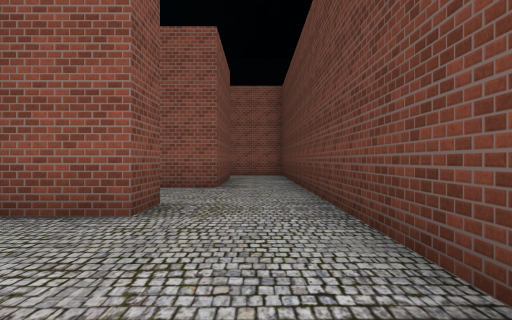
View 1 (above)

12 first-person views from a walk through a Unity game level. The camera is 1.2 m above the floor, looks level and sees 70° across. Doors are open. The floor is counted in squares, 2 m on a side. Each view is taken from the middle of a square. On the plan, view 1 faces up. The plan holds only what a view shows up to about 10 squares ahead; the rest is blank. The place goes on beyond the plan. The player is left out. Some animated figures are not drawn. Some surface patterns are stand-ins.

View 2
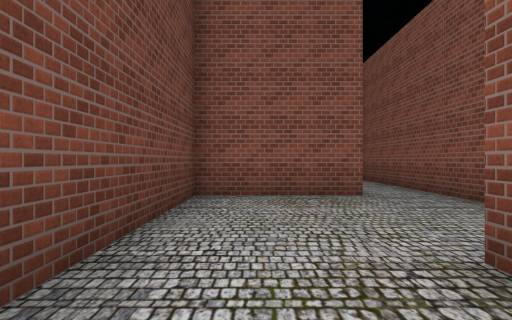

View 3
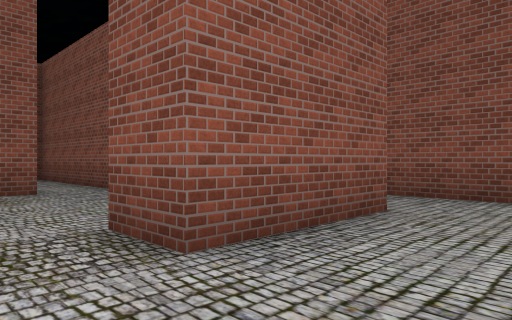

View 4
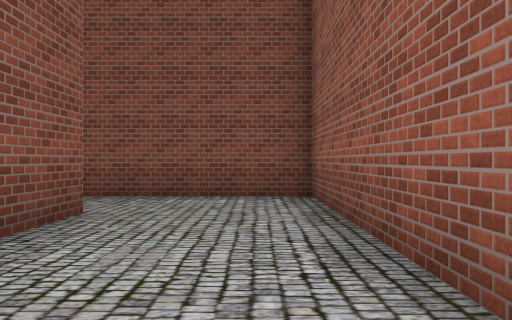

View 5
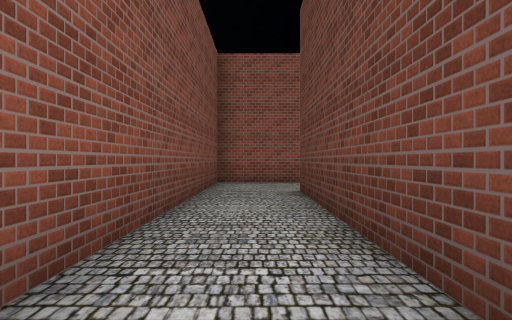

View 6
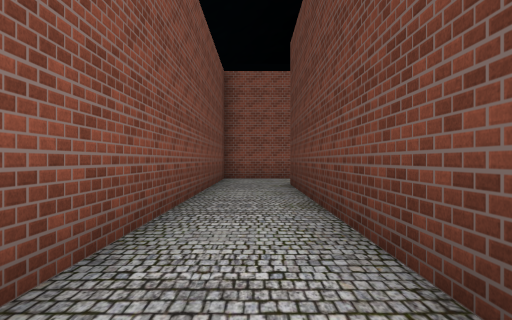

View 7
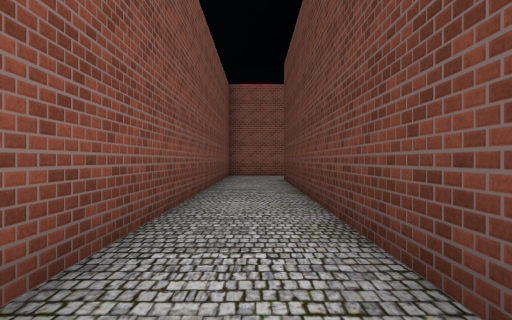

View 8
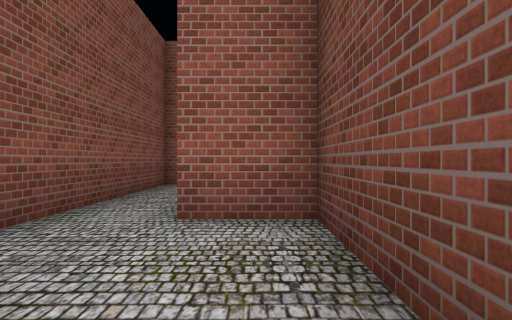

View 9
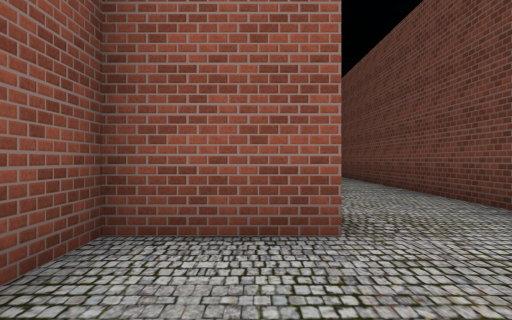

View 10
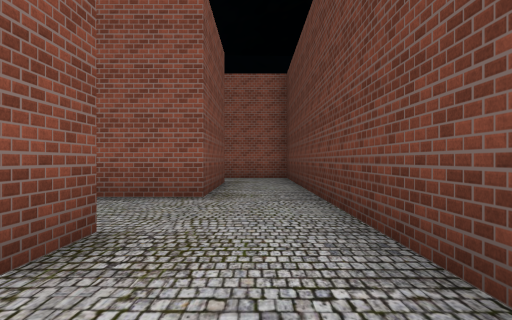

View 11
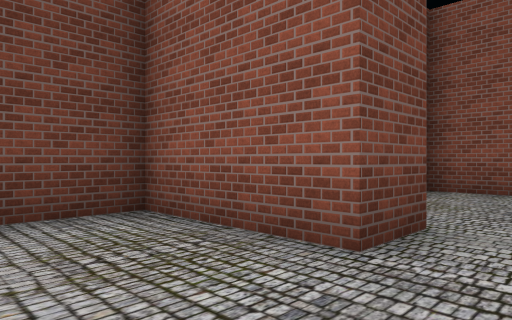

View 12
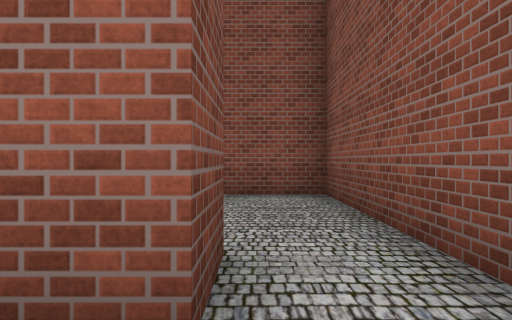

### Floor plan
Ten units are one square. View 1 is at (0, 0); x grows to the right and y downward. Boxes are objects, and circles mark ways between rooms. Rooms are numbered by the first view taken in them; rooms with no view inside come last. Other rooms are left out.
<svg viewBox="-65 -110 80 175">
<path fill="none" stroke="#000" d="M-13 -39 -32 -39 -32 53 -4 53 -4 13 -18 13 -18 2 10 2 10 -35M10 -35 10 -105M-8 -105 -8 -79 -60 -79 -60 46M-42 49 -42 -50 -13 -50 -13 -39"/>
<circle cx="-5" cy="-45" r="3" fill="#2a7"/>
<text x="-20" y="10">1</text>
<text x="-10" y="-40">2</text>
</svg>
Room 1 opens to room 2.

Where each view was taken, in squares from view 1:
view 1: 0 up, 0 right, facing up
view 2: 6 up, 0 right, facing down
view 3: 7 up, 0 right, facing down-left
view 4: 7 up, 0 right, facing left
view 5: 2 down, 5 left, facing up
view 6: 4 down, 5 left, facing up
view 7: 6 down, 5 left, facing up
view 8: 5 down, 1 left, facing up
view 9: 1 up, 2 left, facing up
view 10: 2 up, 0 right, facing up
view 11: 2 up, 3 left, facing down-right
view 12: 1 up, 2 left, facing down
